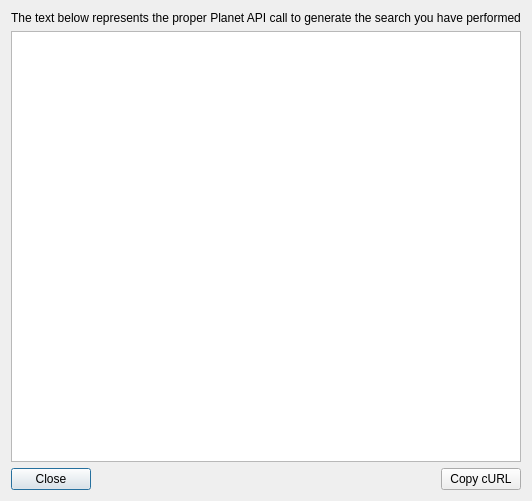
<?xml version="1.0" encoding="UTF-8"?>
<ui version="4.0">
 <class>Dialog</class>
 <widget class="QDialog" name="Dialog">
  <property name="geometry">
   <rect>
    <x>0</x>
    <y>0</y>
    <width>400</width>
    <height>501</height>
   </rect>
  </property>
  <property name="windowTitle">
   <string>API {:} cURL Request</string>
  </property>
  <layout class="QVBoxLayout" name="verticalLayout">
   <item>
    <widget class="QLabel" name="label">
     <property name="text">
      <string>The text below represents the proper Planet API call to generate the search you have performed</string>
     </property>
    </widget>
   </item>
   <item>
    <widget class="QTextBrowser" name="textBrowser"/>
   </item>
   <item>
    <layout class="QHBoxLayout" name="horizontalLayout">
     <item>
      <widget class="QPushButton" name="btnClose">
       <property name="text">
        <string>Close</string>
       </property>
      </widget>
     </item>
     <item>
      <spacer name="horizontalSpacer">
       <property name="orientation">
        <enum>Qt::Horizontal</enum>
       </property>
       <property name="sizeHint" stdset="0">
        <size>
         <width>40</width>
         <height>20</height>
        </size>
       </property>
      </spacer>
     </item>
     <item>
      <widget class="QPushButton" name="btnCopy">
       <property name="text">
        <string>Copy cURL</string>
       </property>
      </widget>
     </item>
    </layout>
   </item>
  </layout>
 </widget>
 <resources/>
 <connections/>
</ui>
